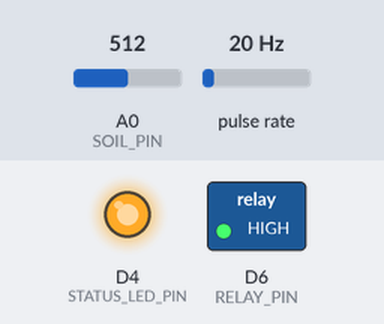
Recording of a sketch running on a simulated ESP8266 (Wemos D1 mini). Parts: switched loads named in the sketch (green lamp = pin HIGH), output pins drawn as LEDs (lit = HIGH). Wiring (inferred from the names in the program): pulse sensor: data D5. Inputs (shaded band) come from the test bench; at power-on: A0 (SOIL_PIN) = 512, pulse rate 20 Hz. WiFi joins after 1.5 s; servers stay silent unless stated; uploads are accepted with an empty reply; what the sketch prints to the serial monitor is not drawn.

Above: at 0.3 s.
At 1.8 s:
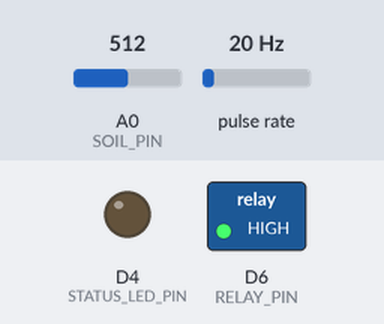
Timing chart, 0 to 3.3 s (numbered marks = the images above):
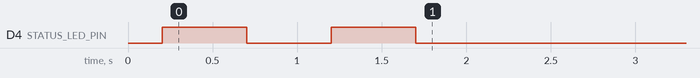

The sketch:

SiTaniHTTP.ino
```cpp
#include <ESP8266WiFi.h>
#include <ESP8266HTTPClient.h>

/*
  SiTani Wemos D1 mini firmware

  Kirim data sensor ke Laravel:
    POST http://10.120.37.81:8081/api/sensor

  Response web berisi pump_on true/false dan dipakai untuk relay pompa.
*/

const char* WIFI_SSID = "NAMA_WIFI";
const char* WIFI_PASSWORD = "PASSWORD_WIFI";

const char* SERVER_BASE_URL = "http://10.120.37.81:8081";
const char* NODE_CODE = "NODE-01";

const unsigned long SEND_INTERVAL_MS = 5000;
const unsigned long WIFI_RECONNECT_MS = 10000;

const int SOIL_PIN = A0;
const int FLOW_PIN = D5;
const int RELAY_PIN = D6;
const int STATUS_LED_PIN = LED_BUILTIN;

const bool RELAY_ACTIVE_LOW = true;
const bool STATUS_LED_ACTIVE_LOW = true;

// Kalibrasi soil moisture. Ubah sesuai nilai ADC sensor saat kering dan basah.
const int SOIL_DRY_ADC = 850;
const int SOIL_WET_ADC = 350;

// ESP8266/Wemos D1 mini hanya punya satu input analog (A0).
// Default firmware ini memakai A0 untuk soil moisture, jadi pH dikirim nilai tetap.
const float DEFAULT_PH = 7.0;

// Umum untuk flow sensor YF-S201: sekitar 450 pulse per liter.
const float FLOW_PULSES_PER_LITER = 450.0;

volatile unsigned long flowPulseCount = 0;
unsigned long lastSendAt = 0;
unsigned long lastReconnectAt = 0;

void ICACHE_RAM_ATTR onFlowPulse()
{
  flowPulseCount++;
}

void setup()
{
  Serial.begin(115200);
  delay(200);

  pinMode(RELAY_PIN, OUTPUT);
  pinMode(STATUS_LED_PIN, OUTPUT);
  pinMode(FLOW_PIN, INPUT_PULLUP);

  setPump(false);
  attachInterrupt(digitalPinToInterrupt(FLOW_PIN), onFlowPulse, RISING);

  connectWiFi();
}

void loop()
{
  ensureWiFi();

  const unsigned long now = millis();
  if (now - lastSendAt >= SEND_INTERVAL_MS) {
    lastSendAt = now;
    sendSensorReading();
  }
}

void connectWiFi()
{
  Serial.print("Menghubungkan WiFi: ");
  Serial.println(WIFI_SSID);

  WiFi.mode(WIFI_STA);
  WiFi.begin(WIFI_SSID, WIFI_PASSWORD);

  unsigned long startAt = millis();
  while (WiFi.status() != WL_CONNECTED && millis() - startAt < 15000) {
    digitalWrite(STATUS_LED_PIN, !digitalRead(STATUS_LED_PIN));
    delay(500);
    Serial.print(".");
  }

  Serial.println();
  if (WiFi.status() == WL_CONNECTED) {
    setStatusLed(true);
    Serial.print("WiFi tersambung. IP Wemos: ");
    Serial.println(WiFi.localIP());
  } else {
    setStatusLed(false);
    Serial.println("WiFi belum tersambung.");
  }
}

void ensureWiFi()
{
  if (WiFi.status() == WL_CONNECTED) {
    return;
  }

  if (millis() - lastReconnectAt >= WIFI_RECONNECT_MS) {
    lastReconnectAt = millis();
    connectWiFi();
  }
}

void sendSensorReading()
{
  if (WiFi.status() != WL_CONNECTED) {
    Serial.println("Lewati kirim data: WiFi belum tersambung.");
    return;
  }

  const float soil = readSoilMoisturePercent();
  const float tempC = readTemperatureC();
  const float phAir = readPh();
  const float flowRate = readFlowRateLpm();

  String payload = "{";
  payload += "\"node_code\":\"" + String(NODE_CODE) + "\",";
  payload += "\"soil_moisture\":" + String(soil, 1) + ",";
  payload += "\"temperature\":" + String(tempC, 1) + ",";
  payload += "\"ph\":" + String(phAir, 2) + ",";
  payload += "\"flow\":" + String(flowRate, 2);
  payload += "}";

  HTTPClient http;
  WiFiClient client;
  String url = String(SERVER_BASE_URL) + "/api/sensor";

  http.begin(client, url);
  http.addHeader("Content-Type", "application/json");
  http.setTimeout(8000);

  Serial.print("POST ");
  Serial.println(url);
  Serial.println(payload);

  int httpCode = http.POST(payload);
  String response = http.getString();

  Serial.print("HTTP ");
  Serial.println(httpCode);
  Serial.println(response);

  if (httpCode == 200 || httpCode == 201) {
    bool pumpOn = response.indexOf("\"pump_on\":true") >= 0
      || response.indexOf("\"pump_status\":\"ON\"") >= 0;
    setPump(pumpOn);
  }

  http.end();
}

float readSoilMoisturePercent()
{
  int raw = analogRead(SOIL_PIN);
  float percent = (float)(SOIL_DRY_ADC - raw) * 100.0 / (float)(SOIL_DRY_ADC - SOIL_WET_ADC);
  return constrain(percent, 0.0, 100.0);
}

float readTemperatureC()
{
  // Ganti fungsi ini jika memakai DHT11/DHT22/DS18B20.
  return 28.0;
}

float readPh()
{
  return DEFAULT_PH;
}

float readFlowRateLpm()
{
  static unsigned long lastReadAt = millis();
  unsigned long now = millis();
  unsigned long elapsedMs = now - lastReadAt;

  if (elapsedMs == 0) {
    return 0.0;
  }

  noInterrupts();
  unsigned long pulses = flowPulseCount;
  flowPulseCount = 0;
  interrupts();

  lastReadAt = now;

  float liters = pulses / FLOW_PULSES_PER_LITER;
  return liters * 60000.0 / elapsedMs;
}

void setPump(bool on)
{
  digitalWrite(RELAY_PIN, relayLevel(on));
  Serial.print("Pompa: ");
  Serial.println(on ? "ON" : "OFF");
}

int relayLevel(bool on)
{
  if (RELAY_ACTIVE_LOW) {
    return on ? LOW : HIGH;
  }

  return on ? HIGH : LOW;
}

void setStatusLed(bool on)
{
  if (STATUS_LED_ACTIVE_LOW) {
    digitalWrite(STATUS_LED_PIN, on ? LOW : HIGH);
    return;
  }

  digitalWrite(STATUS_LED_PIN, on ? HIGH : LOW);
}
```
